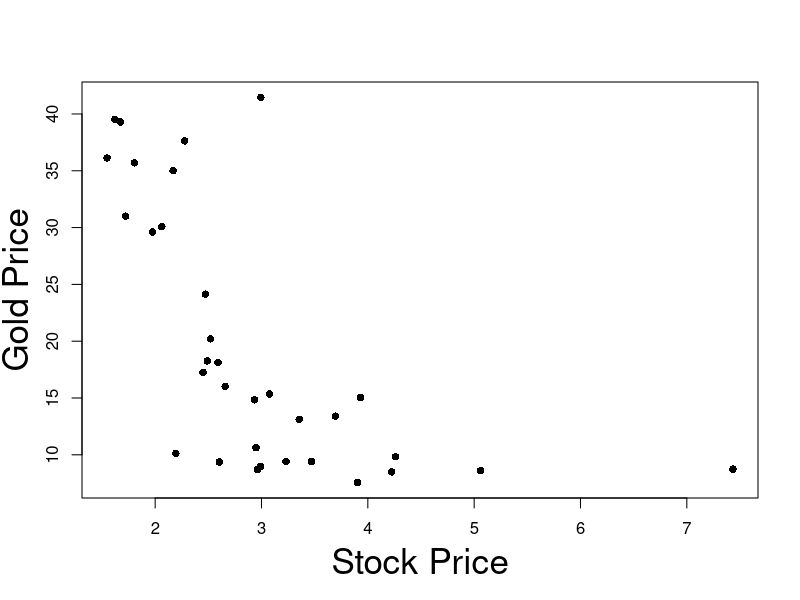
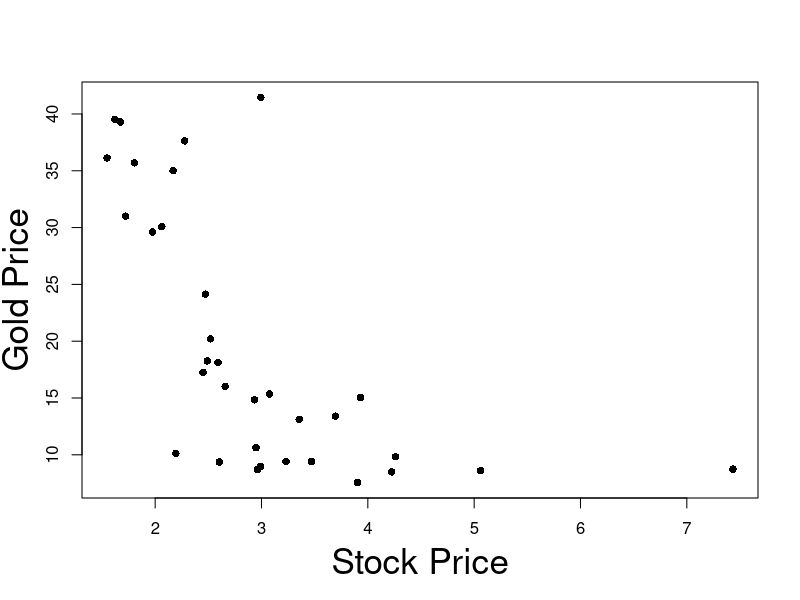
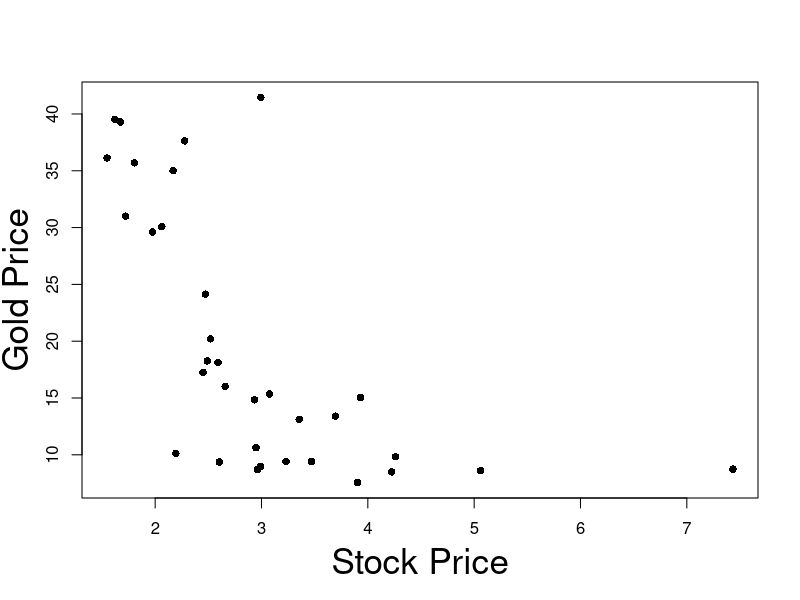
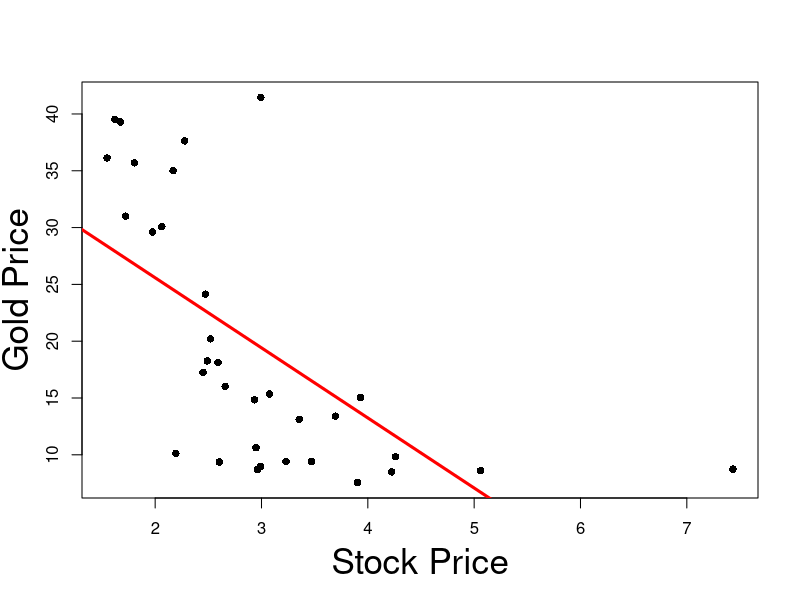
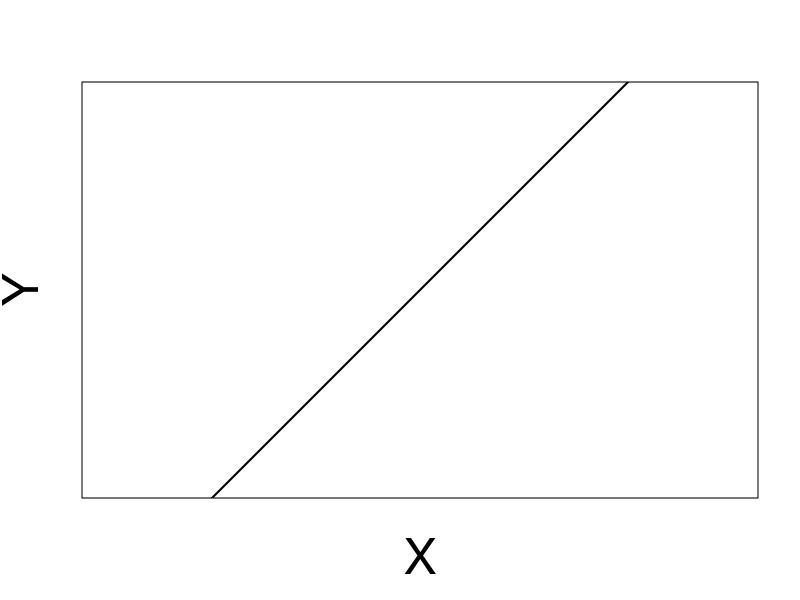
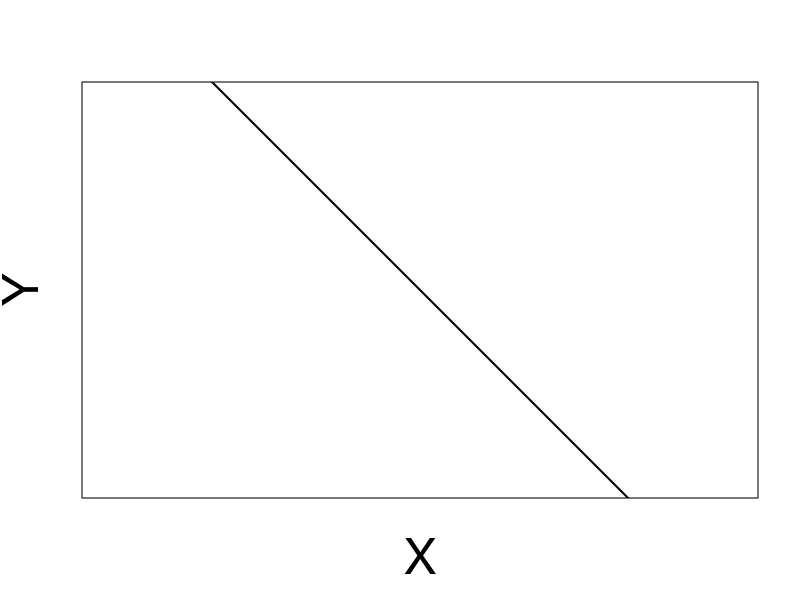
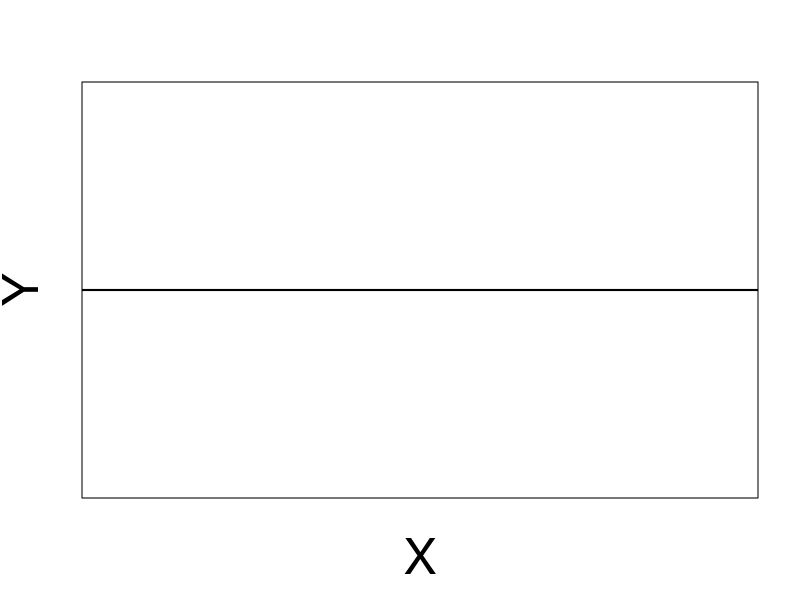
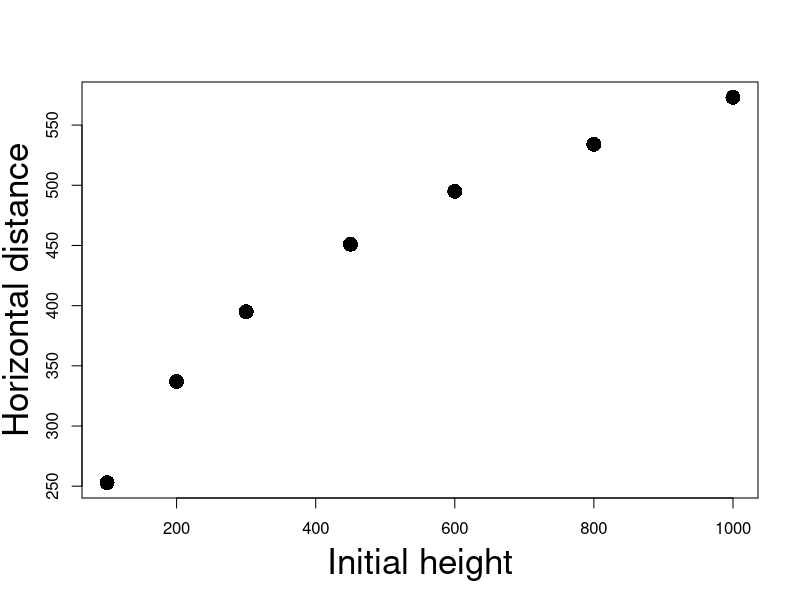

Generate these figures, in order, with R:
## ---- chunk 1
#| echo: false
#| layout-ncol: 1

data <- read.table("datasets/L3eg1data.txt")

#Add column labels to data
colnames(data) <- c("Stock Price","Gold Price")

# Output markdown table from data
knitr::kable(
  list(data[1:11,], data[12:22,], data[23:33,]),
  row.names = TRUE,
  format = "html", 
  table.attr = 'class="table simple table-striped table-hover"',
) 


## ---- chunk 2
prices = read.table(file = "datasets/stock_gold.txt",
                    header = TRUE)

print(prices)
## ---- chunk 3
#| echo: false
#| fig-asp: 1

# Read the data
prices <- read.table(file = "datasets/stock_gold.txt",
                   header = TRUE
                  )

stock.price <- prices$stock_price
gold.price <- prices$gold_price

# Create the plot
plot(stock.price,
     gold.price, 
     xlab = "", 
     ylab= "",
     pch = 16)

# Add labels
mtext("Stock Price", side=1, line=3, cex=2.1)
mtext("Gold Price", side=2, line=2.5, cex=2.1)
## ---- chunk 4
#| echo: false
#| fig-asp: 1

# Read the data
prices <- read.table(file = "datasets/stock_gold.txt",
                   header = TRUE
                  )

stock.price <- prices$stock_price
gold.price <- prices$gold_price

# Create the plot
plot(stock.price,
     gold.price, 
     xlab = "", 
     ylab= "",
     pch = 16)

# Add labels
mtext("Stock Price", side=1, line=3, cex=2.1)
mtext("Gold Price", side=2, line=2.5, cex=2.1)
## ---- chunk 5
#| echo: false
#| fig-asp: 1

# Read the data
prices <- read.table(file = "datasets/stock_gold.txt",
                   header = TRUE
                  )

stock.price <- prices$stock_price
gold.price <- prices$gold_price

# Create the plot
plot(stock.price,
     gold.price, 
     xlab = "", 
     ylab= "",
     pch = 16)

# Add labels
mtext("Stock Price", side=1, line=3, cex=2.1)
mtext("Gold Price", side=2, line=2.5, cex=2.1)
## ---- chunk 6
#| echo: false
#| fig-asp: 1

# Read the data
prices <- read.table(file = "datasets/stock_gold.txt",
                     header = TRUE
                    )

# Store data into vectors
stock.price <- prices$stock_price
gold.price <- prices$gold_price

# Fit simple linear regression model
fit.model <- lm(gold.price ~ stock.price)

# Plot the data
plot(stock.price,
     gold.price, 
     xlab = "", 
     ylab= "",
     pch = 16)

# Add labels
mtext("Stock Price", side=1, line=3, cex=2.1)
mtext("Gold Price", side=2, line=2.5, cex=2.1)

# Plot the regression line in red
abline(fit.model, col = "red", lwd = 3)
## ---- chunk 7
#| echo: false
#| fig-asp: 1


# Create a scatter plot with no data points (type = "n")
plot(
  1, 1, 
  type = "n", 
  xlab = "", 
  ylab = "", 
  xlim = c(0, 5), 
  ylim = c(0, 5), 
  frame.plot = TRUE, 
  axes = FALSE, 
  asp = 1)


mtext("X", side=1, line=3, cex=3)
mtext("Y", side=2, line=2, cex=3)

# Add the line y = x
abline(
  a = 0, 
  b = 1, 
  col = "black", 
  lwd = 2)

## ---- chunk 8
#| echo: false
#| fig-asp: 1


# Create a scatter plot with no data points (type = "n")
plot(
  1, 1, 
  type = "n", 
  xlab = "", 
  ylab = "", 
  xlim = c(-3, 3), 
  ylim = c(-3, 3), 
  frame.plot = TRUE, 
  axes = FALSE, 
  asp = 1)



mtext("X", side=1, line=3, cex=3)
mtext("Y", side=2, line=2, cex=3)

# Add the line y = x
abline(
  a = 0, 
  b = -1, 
  col = "black", 
  lwd = 2)

## ---- chunk 9
#| echo: false
#| fig-asp: 1


# Create a scatter plot with no data points (type = "n")
plot(
  1, 1, 
  type = "n", 
  xlab = "", 
  ylab = "", 
  xlim = c(0, 5), 
  ylim = c(0, 5), 
  frame.plot = TRUE, 
  axes = FALSE, 
  asp = 1)


mtext("X", side=1, line=3, cex=3)
mtext("Y", side=2, line=2, cex=3)

# Add the line y = x
abline(
  a = 2.5, 
  b = 0, 
  col = "black", 
  lwd = 2)

## ---- chunk 10
longley <- read.table(file = "datasets/longley.txt",
                      header = TRUE)

head(longley,n=3)
## ---- chunk 11
longley <- read.table(file = "datasets/longley.txt",
                      header = TRUE)

head(longley,n=3)
## ---- chunk 12
# Read data file
longley <- read.table(file = "datasets/longley.txt",
                      header = TRUE)

# Store columns in vectors
x2 <- longley[ , 1]
x3 <- longley[ , 2]
x4 <- longley[ , 3]
x5 <- longley[ , 4]
x6 <- longley[ , 5]
y <- longley[ , 6]

# Fit Model 0 and Model 1
model.1 <- lm(y ~ x3 + x4 + x6)
model.2 <- lm(y ~ x2 + x3 + x4 + x5 + x6)

# F-test for model selection
anova(model.1, model.2, test = "F")
## ---- chunk 13
# Read data file
longley <- read.table(file = "datasets/longley.txt",
                      header = TRUE)

# Store columns in vectors
x2 <- longley[ , 1]
x3 <- longley[ , 2]
x4 <- longley[ , 3]
x5 <- longley[ , 4]
x6 <- longley[ , 5]
y <- longley[ , 6]

# Fit Model 0 and Model 1
model.1 <- lm(y ~ x3 + x4 + x6)
model.2 <- lm(y ~ x2 + x3 + x4 + x5 + x6)

# F-test for model selection
anova(model.1, model.2, test = "F")
## ---- chunk 14
# Read data file
longley <- read.table(file = "datasets/longley.txt",
                      header = TRUE)

# Store columns in vectors
x2 <- longley[ , 1]
x3 <- longley[ , 2]
x4 <- longley[ , 3]
x5 <- longley[ , 4]
x6 <- longley[ , 5]
y <- longley[ , 6]

# Fit Model 0 and Model 1
model.1 <- lm(y ~ x3 + x4 + x6)
model.2 <- lm(y ~ x2 + x3 + x4 + x5 + x6)

# F-test for model selection
anova(model.1, model.2, test = "F")
## ---- chunk 15
# Read data file
longley <- read.table(file = "datasets/longley.txt",
                      header = TRUE)

# Store columns in vectors
x2 <- longley[ , 1]
x3 <- longley[ , 2]
x4 <- longley[ , 3]
x5 <- longley[ , 4]
x6 <- longley[ , 5]
y <- longley[ , 6]

# Fit Model 1 and Model 2
model.1 <- lm(y ~ x3 + x4 + x6)
model.2 <- lm(y ~ x2 + x3 + x4 + x5 + x6)

# F-test for model selection
anova(model.1, model.2, test = "F")
## ---- chunk 16
# Read data file
longley <- read.table(file = "datasets/longley.txt",
                      header = TRUE)

# Store columns in vectors
x2 <- longley[ , 1]
x3 <- longley[ , 2]
x4 <- longley[ , 3]
x5 <- longley[ , 4]
x6 <- longley[ , 5]
y <- longley[ , 6]

# Fit Model 1 and Model 2
model.1 <- lm(y ~ x3 + x4 + x6)
model.2 <- lm(y ~ x2 + x3 + x4 + x5 + x6)

# F-test for model selection
anova(model.1, model.2, test = "F")
## ---- chunk 17
# Read data file
longley <- read.table(file = "datasets/longley.txt",
                      header = TRUE)

# Store columns in vectors
x2 <- longley[ , 1]
x3 <- longley[ , 2]
x4 <- longley[ , 3]
x5 <- longley[ , 4]
x6 <- longley[ , 5]
y <- longley[ , 6]

# Fit Model 1 and Model 2
model.1 <- lm(y ~ x3 + x4 + x6)
model.2 <- lm(y ~ x2 + x3 + x4 + x5 + x6)

# F-test for model selection
anova(model.1, model.2, test = "F")
## ---- chunk 18
# Read data file
longley <- read.table(file = "datasets/longley.txt",
                      header = TRUE)

# Store columns in vectors
x2 <- longley[ , 1]
x3 <- longley[ , 2]
x4 <- longley[ , 3]
x5 <- longley[ , 4]
x6 <- longley[ , 5]
y <- longley[ , 6]

# Fit Model 1 and Model 2
model.1 <- lm(y ~ x3 + x4 + x6)
model.2 <- lm(y ~ x2 + x3 + x4 + x5 + x6)

# F-test for model selection
anova(model.1, model.2, test = "F")
## ---- chunk 19
#| echo: false
#| fig-asp: 1

# Enter the data
height <- c(100, 200, 300, 450, 600, 800, 1000)
distance <- c(253, 337, 395, 451, 495, 534, 573)

# Scatter plot of data
plot(height, distance, xlab = "", ylab = "", pch = 16, cex = 2)

# Add labels
mtext("Initial height", side = 1, line = 3, cex = 2.1)
mtext("Horizontal distance", side = 2, line = 2.5, cex = 2.1)
## ---- chunk 20
#| echo: true
#| code-fold: true
#| code-summary: "Click here for full code"
#| fig-asp: 1

# Enter the data
height <- c(100, 200, 300, 450, 600, 800, 1000)
distance <- c(253, 337, 395, 451, 495, 534, 573)

# Scatter plot of data
plot(height, distance, xlab = "", ylab = "", pch = 16, cex = 2)

# Add labels
mtext("Initial height", side = 1, line = 3, cex = 2.1)
mtext("Horizontal distance", side = 2, line = 2.5, cex = 2.1)

# Fit quadratic model
quadratic <- lm(distance ~ height + I( height^2 ))

# Fit cubic model
cubic <- lm(distance ~ height + I( height^2 ) + I (height^3))

# Plot quadratic Vs Cubic
polynomial <- Vectorize(function(x, ps) {
  n <- length(ps)
  sum(ps*x^(1:n-1))
}, "x")
curve(polynomial(x, coef(quadratic)), add=TRUE, col = "red", lwd = 2)
curve(polynomial(x, coef(cubic)), add=TRUE, col = "blue", lty = 2, lwd = 2)
legend("topleft", legend = c("quadratic", "cubic"), 
       col = c("red", "blue"), lty = c(1,2), lwd = 2, cex = 2.5)
## ---- chunk 21
#| echo: true
#| code-fold: true
#| code-summary: "Click here for full code"
#| fig-asp: 1

# Divorces data
year <- c(1, 2, 3, 4, 5, 6,7, 8, 9, 10, 15, 20, 25, 30)
percent <- c(3.51, 9.5, 8.91, 9.35, 8.18, 6.43, 5.31, 
             5.07, 3.65, 3.8, 2.83, 1.51, 1.27, 0.49)

# Scatter plot of data
plot(year, percent, xlab = "", ylab = "", pch = 16, cex = 2)

# Add labels
mtext("Years of marriage", side = 1, line = 3, cex = 2.1)
mtext("Risk of divorce by adultery", side = 2, line = 2.5, cex = 2.1)
## ---- chunk 22
#| echo: true
#| code-fold: true
#| code-summary: "Click here for full code"
#| fig-asp: 1

# Divorces data
year <- c(1, 2, 3, 4, 5, 6,7, 8, 9, 10, 15, 20, 25, 30)
percent <- c(3.51, 9.5, 8.91, 9.35, 8.18, 6.43, 5.31, 
             5.07, 3.65, 3.8, 2.83, 1.51, 1.27, 0.49)

# Fit linear model
linear <- lm(percent ~ year)

# Fit quadratic model
quadratic <- lm(percent ~ year + I( year^2 ))

# Scatter plot of data
plot(year, percent, xlab = "", ylab = "", pch = 16, cex = 2)

# Add labels
mtext("Years of marriage", side = 1, line = 3, cex = 2.1)
mtext("Risk of divorce by adultery", side = 2, line = 2.5, cex = 2.1)

# Plot Linear Vs Quadratic
polynomial <- Vectorize(function(x, ps) {
  n <- length(ps)
  sum(ps*x^(1:n-1))
}, "x")
curve(polynomial(x, coef(linear)), add=TRUE, col = "red", lwd = 2)
curve(polynomial(x, coef(quadratic)), add=TRUE, col = "blue", lty = 2, lwd = 2)
legend("topright", legend = c("Linear", "Quadratic"), 
       col = c("red", "blue"), lty = c(1,2), cex = 3, lwd = 3)
## ---- chunk 23
#| echo: true
#| code-fold: true
#| code-summary: "Click here for full code"
#| fig-asp: 1

# Divorces data
year <- c(1, 2, 3, 4, 5, 6,7, 8, 9, 10, 15, 20, 25, 30)
percent <- c(3.51, 9.5, 8.91, 9.35, 8.18, 6.43, 5.31, 
             5.07, 3.65, 3.8, 2.83, 1.51, 1.27, 0.49)

# Fit linear model
linear <- lm(percent ~ year)

# Fit order 6 model
order_6 <- lm(percent ~ year  + I( year^2 ) + I( year^3 ) + 
                                I( year^4 ) + I( year^5 ) +
                                I( year^6 ))

# Scatter plot of data
plot(year, percent, xlab = "", ylab = "", pch = 16, cex = 2)

# Add labels
mtext("Years of marriage", side = 1, line = 3, cex = 2.1)
mtext("Risk of divorce by adultery", side = 2, line = 2.5, cex = 2.1)

# Plot Linear Vs Quadratic
polynomial <- Vectorize(function(x, ps) {
  n <- length(ps)
  sum(ps*x^(1:n-1))
}, "x")
curve(polynomial(x, coef(linear)), add=TRUE, col = "red", lwd = 2)
curve(polynomial(x, coef(order_6)), add=TRUE, col = "blue", lty = 2, lwd = 3)
legend("topright", legend = c("Linear", "Order 6"), 
       col = c("red", "blue"), lty = c(1,2), cex = 3, lwd = 3)
